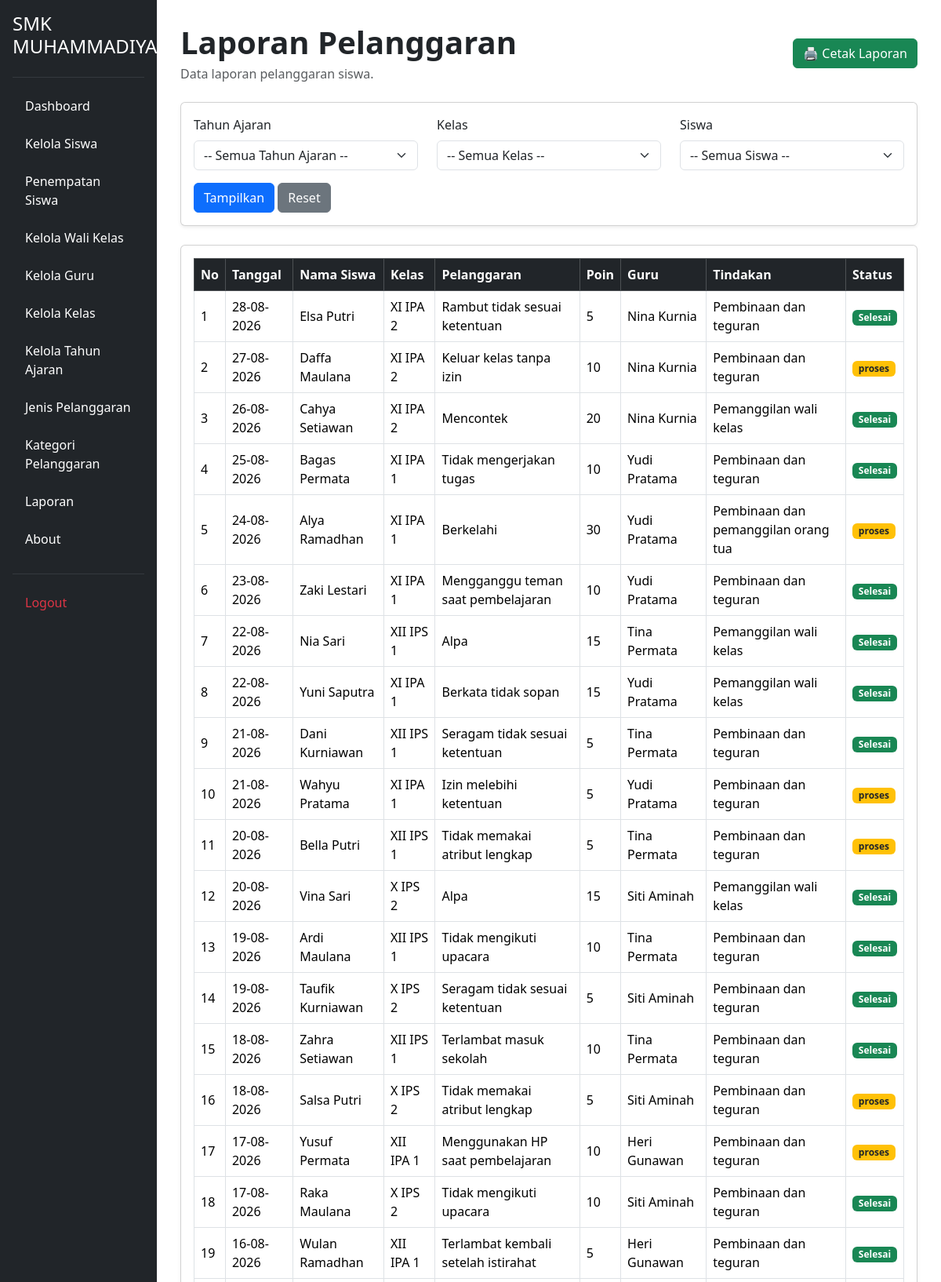
Screenshot of /admin/laporan/index.php (signed in, upper part) with the database file from the repository.
### tables this page shows
CREATE TABLE `t_pelanggaran_siswa` (
  `id` int(11) NOT NULL,
  `tahun_ajaran_id` int(11) NOT NULL,
  `siswa_id` int(11) NOT NULL,
  `nama_siswa` varchar(150) NOT NULL,
  `kelas_id` int(11) NOT NULL,
  `nama_kelas` varchar(100) NOT NULL,
  `pelanggaran_id` int(11) NOT NULL,
  `nama_pelanggaran` varchar(150) NOT NULL,
  `pelanggaran_kategori_id` int(11) NOT NULL,
  `guru_id` int(11) NOT NULL,
  `nama_guru` varchar(150) NOT NULL,
  `tanggal` date NOT NULL,
  `keterangan` text NOT NULL,
  `poin` int(11) NOT NULL,
  `tindakan` text NOT NULL,
  `status` varchar(30) NOT NULL,
  `created_at` timestamp NOT NULL DEFAULT current_timestamp(),
  `updated_at` timestamp NOT NULL DEFAULT current_timestamp()
);

### admin/laporan/index.php (the view, shortened to what this page needs)
<?php
require_once "../../config/koneksi.php";
$tahun_ajaran_id = isset($_GET['tahun_ajaran_id']) ? $_GET['tahun_ajaran_id'] : '';
$kelas_id = isset($_GET['kelas_id']) ? $_GET['kelas_id'] : '';
$siswa_id = isset($_GET['siswa_id']) ? $_GET['siswa_id'] : '';
$where = "WHERE 1=1";
$query = mysqli_query($conn, "SELECT * FROM t_pelanggaran_siswa $where ORDER BY tanggal DESC, id DESC");
?>
<!DOCTYPE html>
<html lang="id">
<head>
    <link href="https://cdn.jsdelivr.net/npm/bootstrap@5.3.8/dist/css/bootstrap.min.css" rel="stylesheet">
</head>
<body>
<div class="container-fluid">
    <div class="row">
        <?php require_once "../../layout/sidebar.php"; ?>
        <main class="col-md-9 col-lg-10 main-content">
            <div class="d-flex justify-content-between align-items-center mb-4">
                <div>
                    <h1 class="fw-bold mb-1">Laporan Pelanggaran</h1>
                    <p class="text-muted mb-0">Data laporan pelanggaran siswa.</p>
                </div>
                <a href="cetak.php?tahun_ajaran_id=<?= $tahun_ajaran_id; ?>&kelas_id=<?= $kelas_id; ?>&siswa_id=<?= $siswa_id; ?>" target="_blank" class="btn btn-success">
                    🖨 Cetak Laporan
                </a>
            </div>
            <div class="card shadow-sm mb-4">
                <div class="card-body">
                    <form method="GET">
                        <div class="row">
                            <div class="col-md-4 mb-3">
                                <label class="form-label">Tahun Ajaran</label>
                                <select name="tahun_ajaran_id" class="form-select">
                                    <option value="">-- Semua Tahun Ajaran --</option>
                                </select>
                            </div>
                            <div class="col-md-4 mb-3">
                                <label class="form-label">Kelas</label>
                                <select name="kelas_id" class="form-select">
                                    <option value="">-- Semua Kelas --</option>
                                </select>
                            </div>
                            <div class="col-md-4 mb-3">
                                <label class="form-label">Siswa</label>
                                <select name="siswa_id" class="form-select">
                                    <option value="">-- Semua Siswa --</option>
                                </select>
                            </div>
                        </div>
                        <button type="submit" class="btn btn-primary">Tampilkan</button>
                        <a href="index.php" class="btn btn-secondary">Reset</a>
                    </form>
                </div>
            </div>
            <div class="card shadow-sm">
                <div class="card-body">
                    <div class="table-responsive">
                        <table class="table table-bordered table-hover align-middle">
                            <thead class="table-dark">
                                <tr>
                                    <th>No</th>
                                    <th>Tanggal</th>
                                    <th>Nama Siswa</th>
                                    <th>Kelas</th>
                                    <th>Pelanggaran</th>
                                    <th>Poin</th>
                                    <th>Guru</th>
                                    <th>Tindakan</th>
                                    <th>Status</th>
                                </tr>
                            </thead>
                            <tbody>
                                <?php
                                $no = 1;
                                while ($data = mysqli_fetch_assoc($query)) {
                                ?>
                                    <tr>
                                        <td><?= $no++; ?></td>
                                        <td><?= date('d-m-Y', strtotime($data['tanggal'])); ?></td>
                                        <td><?= htmlspecialchars($data['nama_siswa']); ?></td>
                                        <td><?= htmlspecialchars($data['nama_kelas']); ?></td>
                                        <td><?= htmlspecialchars($data['nama_pelanggaran']); ?></td>
                                        <td><?= $data['poin']; ?></td>
                                        <td><?= htmlspecialchars($data['nama_guru']); ?></td>
                                        <td><?= htmlspecialchars($data['tindakan']); ?></td>
                                        <td>
                                            <?php if ($data['status'] == 'selesai') { ?>
                                                <span class="badge bg-success">Selesai</span>
                                            <?php } else { ?>
                                                <span class="badge bg-warning text-dark"><?= htmlspecialchars($data['status']); ?></span>
                                            <?php } ?>
                                        </td>
                                    </tr>
                                <?php } ?>
                            </tbody>
                        </table>
                    </div>
                </div>
            </div>
        </main>
    </div>
</div>
</body>
</html>

### admin/laporan/index.php (style rules this page uses)
.main-content { margin-left: 16.666667%; padding: 30px; }

### rows the page displays
t_pelanggaran_siswa: tanggal "28-08-2026", nama_siswa "Elsa Putri", nama_kelas "XI IPA 2", nama_pelanggaran "Rambut tidak sesuai ketentuan", poin "5", nama_guru "Nina Kurnia", tindakan "Pembinaan dan teguran", status "Selesai"
t_pelanggaran_siswa: tanggal "27-08-2026", nama_siswa "Daffa Maulana", nama_kelas "XI IPA 2", nama_pelanggaran "Keluar kelas tanpa izin", poin "10", nama_guru "Nina Kurnia", tindakan "Pembinaan dan teguran", status "proses"
t_pelanggaran_siswa: tanggal "26-08-2026", nama_siswa "Cahya Setiawan", nama_kelas "XI IPA 2", nama_pelanggaran "Mencontek", poin "20", nama_guru "Nina Kurnia", tindakan "Pemanggilan wali kelas", status "Selesai"
t_pelanggaran_siswa: tanggal "25-08-2026", nama_siswa "Bagas Permata", nama_kelas "XI IPA 1", nama_pelanggaran "Tidak mengerjakan tugas", poin "10", nama_guru "Yudi Pratama", tindakan "Pembinaan dan teguran", status "Selesai"
t_pelanggaran_siswa: tanggal "24-08-2026", nama_siswa "Alya Ramadhan", nama_kelas "XI IPA 1", nama_pelanggaran "Berkelahi", poin "30", nama_guru "Yudi Pratama", tindakan "Pembinaan dan pemanggilan orang tua", status "proses"
t_pelanggaran_siswa: tanggal "23-08-2026", nama_siswa "Zaki Lestari", nama_kelas "XI IPA 1", nama_pelanggaran "Mengganggu teman saat pembelajaran", poin "10", nama_guru "Yudi Pratama", tindakan "Pembinaan dan teguran", status "Selesai"
t_pelanggaran_siswa: tanggal "22-08-2026", nama_siswa "Nia Sari", nama_kelas "XII IPS 1", nama_pelanggaran "Alpa", poin "15", nama_guru "Tina Permata", tindakan "Pemanggilan wali kelas", status "Selesai"
t_pelanggaran_siswa: tanggal "22-08-2026", nama_siswa "Yuni Saputra", nama_kelas "XI IPA 1", nama_pelanggaran "Berkata tidak sopan", poin "15", nama_guru "Yudi Pratama", tindakan "Pemanggilan wali kelas", status "Selesai"
t_pelanggaran_siswa: tanggal "21-08-2026", nama_siswa "Dani Kurniawan", nama_kelas "XII IPS 1", nama_pelanggaran "Seragam tidak sesuai ketentuan", poin "5", nama_guru "Tina Permata", tindakan "Pembinaan dan teguran", status "Selesai"
t_pelanggaran_siswa: tanggal "21-08-2026", nama_siswa "Wahyu Pratama", nama_kelas "XI IPA 1", nama_pelanggaran "Izin melebihi ketentuan", poin "5", nama_guru "Yudi Pratama", tindakan "Pembinaan dan teguran", status "proses"
t_pelanggaran_siswa: tanggal "20-08-2026", nama_siswa "Bella Putri", nama_kelas "XII IPS 1", nama_pelanggaran "Tidak memakai atribut lengkap", poin "5", nama_guru "Tina Permata", tindakan "Pembinaan dan teguran", status "proses"
t_pelanggaran_siswa: tanggal "20-08-2026", nama_siswa "Vina Sari", nama_kelas "X IPS 2", nama_pelanggaran "Alpa", poin "15", nama_guru "Siti Aminah", tindakan "Pemanggilan wali kelas", status "Selesai"
t_pelanggaran_siswa: tanggal "19-08-2026", nama_siswa "Ardi Maulana", nama_kelas "XII IPS 1", nama_pelanggaran "Tidak mengikuti upacara", poin "10", nama_guru "Tina Permata", tindakan "Pembinaan dan teguran", status "Selesai"
t_pelanggaran_siswa: tanggal "19-08-2026", nama_siswa "Taufik Kurniawan", nama_kelas "X IPS 2", nama_pelanggaran "Seragam tidak sesuai ketentuan", poin "5", nama_guru "Siti Aminah", tindakan "Pembinaan dan teguran", status "Selesai"
t_pelanggaran_siswa: tanggal "18-08-2026", nama_siswa "Zahra Setiawan", nama_kelas "XII IPS 1", nama_pelanggaran "Terlambat masuk sekolah", poin "10", nama_guru "Tina Permata", tindakan "Pembinaan dan teguran", status "Selesai"
t_pelanggaran_siswa: tanggal "18-08-2026", nama_siswa "Salsa Putri", nama_kelas "X IPS 2", nama_pelanggaran "Tidak memakai atribut lengkap", poin "5", nama_guru "Siti Aminah", tindakan "Pembinaan dan teguran", status "proses"
t_pelanggaran_siswa: tanggal "17-08-2026", nama_siswa "Yusuf Permata", nama_kelas "XII IPA 1", nama_pelanggaran "Menggunakan HP saat pembelajaran", poin "10", nama_guru "Heri Gunawan", tindakan "Pembinaan dan teguran", status "proses"
t_pelanggaran_siswa: tanggal "17-08-2026", nama_siswa "Raka Maulana", nama_kelas "X IPS 2", nama_pelanggaran "Tidak mengikuti upacara", poin "10", nama_guru "Siti Aminah", tindakan "Pembinaan dan teguran", status "Selesai"
t_pelanggaran_siswa: tanggal "16-08-2026", nama_siswa "Wulan Ramadhan", nama_kelas "XII IPA 1", nama_pelanggaran "Terlambat kembali setelah istirahat", poin "5", nama_guru "Heri Gunawan", tindakan "Pembinaan dan teguran", status "Selesai"
